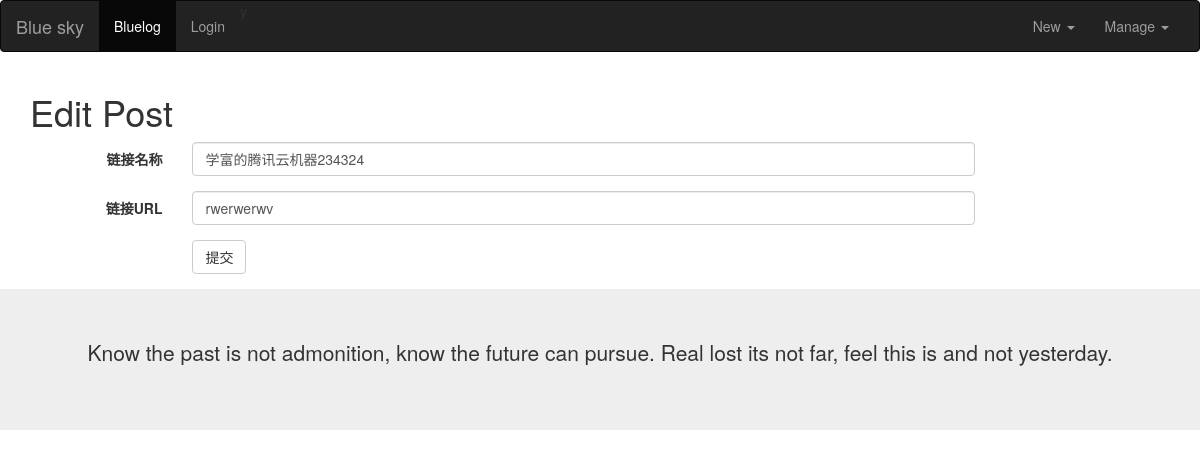
The app's page /admin/editlink/4, older data.
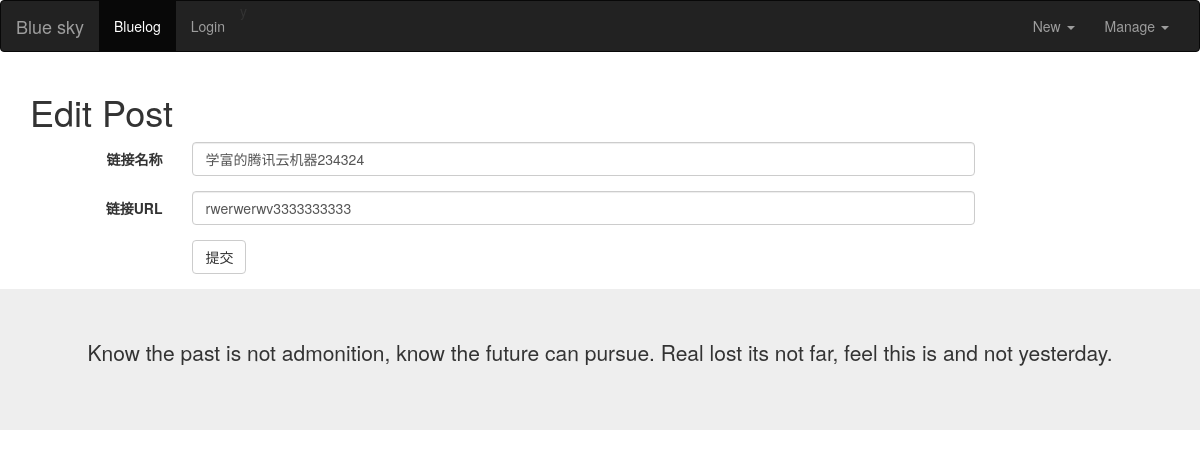
The same page, newer data.
### models.py (models this page shows)
class Link(db.Model):
    link_id = db.Column(db.Integer, primary_key=True)
    link_name = db.Column(db.String(30))
    link_url = db.Column(db.String(255))

### views/blogs/admin.py (the view)
@admin_app.route("/editlink/<int:link_id>", methods=['get', 'post'])
def editLink(link_id):
    link = Link.query.get(link_id)
    if request.method == "POST":
        link.link_name = request.form['link_name']
        link.link_url = request.form['link_url']
        db.session.commit()
        return redirect(url_for("admin_app.manageLink"))
    return render_template("admin/edit_link.html", link=link)

### templates/admin/edit_link.html (shortened to what this page needs)
{% extends 'blog_base.html' %}
{% block content %}
<h1>Edit Post</h1>
<div class="row">
    <div class="col-sm-10">
        <form class="form-horizontal" role="form" action="{{ url_for("admin_app.editLink", link_id=link.link_id) }}" method="post">
          <div class="form-group">
            <label for="link_name" class="col-sm-2 control-label">链接名称</label>
            <div class="col-sm-10">
              <input type="text" class="form-control" id="link_name" placeholder="请输入" value="{{ link.link_name }}" name="link_name" required>
            </div>
          </div>
          <div class="form-group">
            <label for="link_url" class="col-sm-2 control-label">链接URL</label>
            <div class="col-sm-10">
              <input type="text" class="form-control" id="link_url" placeholder="请输入" value="{{ link.link_url }}" name="link_url" required>
            </div>
          </div>
          <div class="form-group">
            <div class="col-sm-offset-2 col-sm-10">
              <button type="submit" class="btn btn-default">提交</button>
            </div>
          </div>
        </form>
    </div>
</div>
{% endblock %}

Row changes from the older to the newer data that the page shows:
changed Link "学富的腾讯云机器234324": link_url "rwerwerwv" → "rwerwerwv3333333333"
